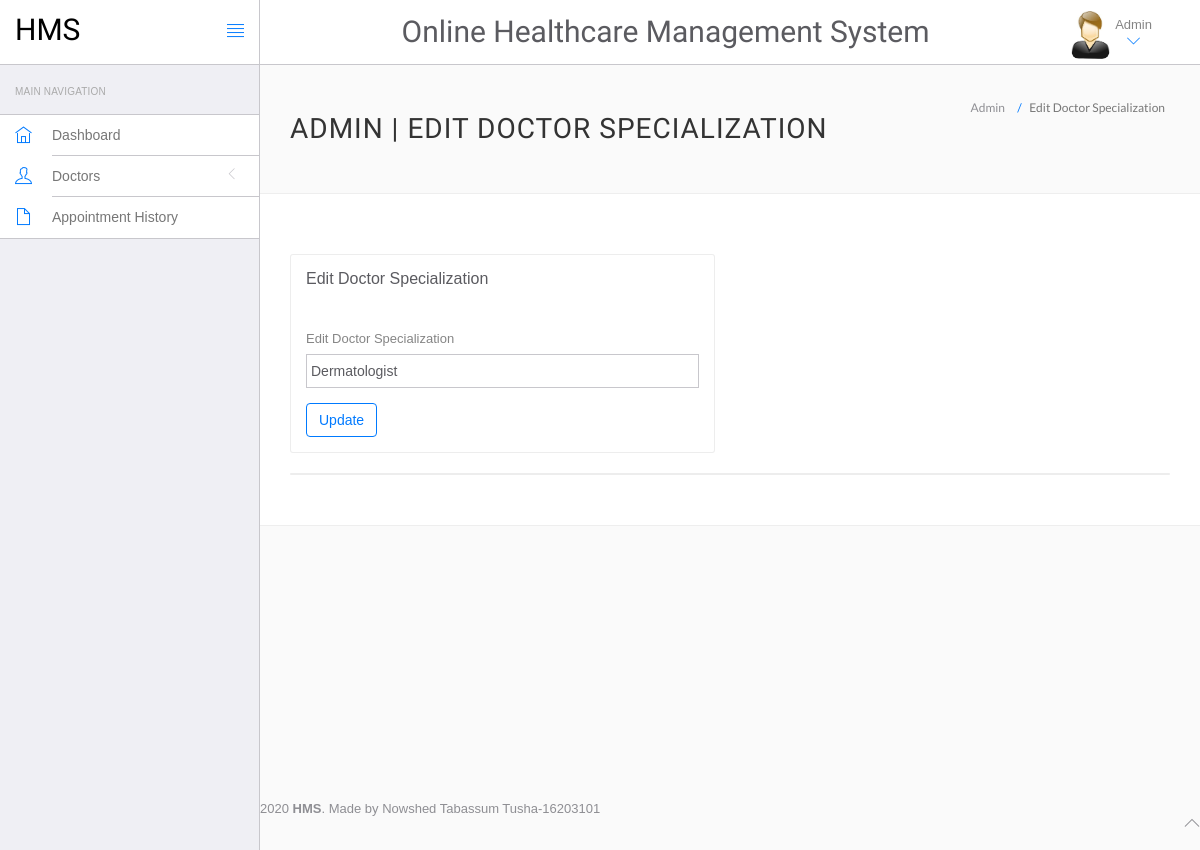
The app's page /hms/admin/edit-doctor-specialization.php?id=3 (signed in), older data.
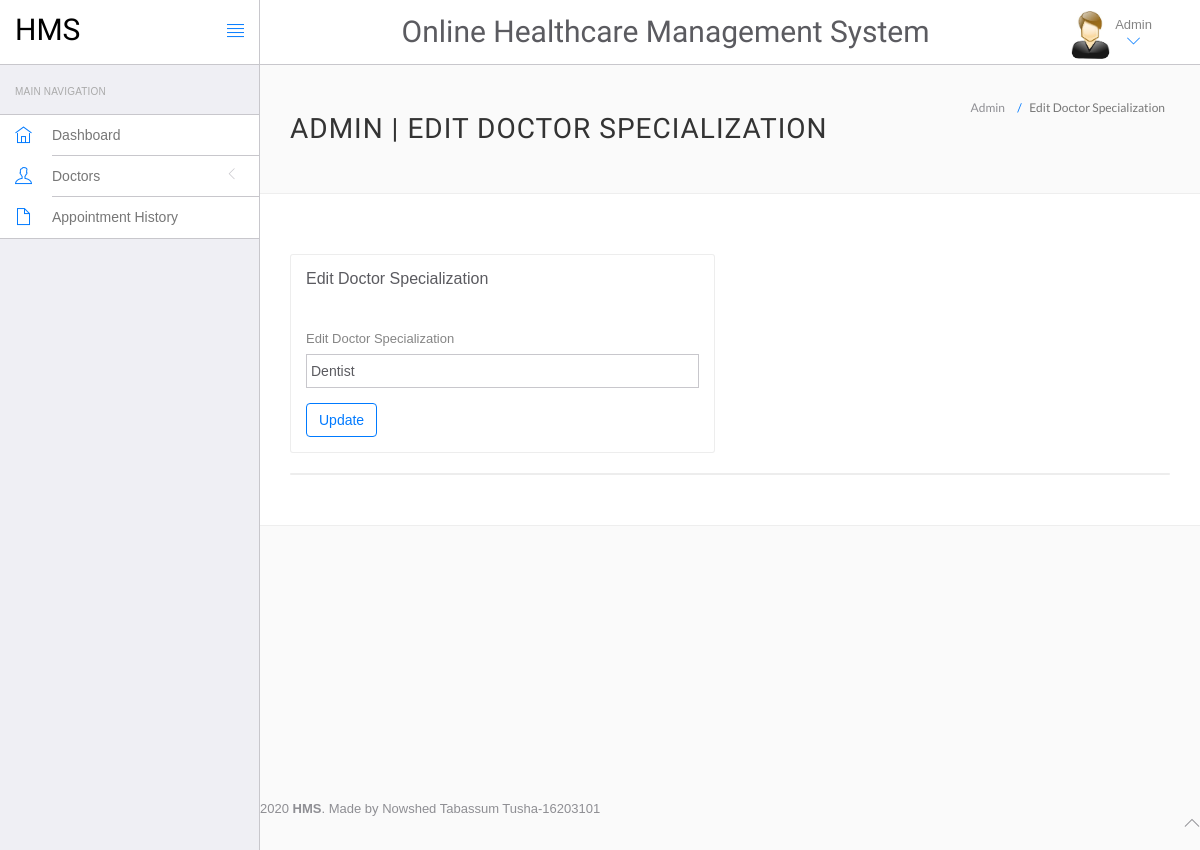
The same page, newer data.
### tables this page shows
CREATE TABLE `doctorspecilization` (
  `id` int(11) NOT NULL,
  `specilization` varchar(255) DEFAULT NULL,
  `creationDate` timestamp NULL DEFAULT current_timestamp(),
  `updationDate` timestamp NULL DEFAULT NULL ON UPDATE current_timestamp()
);

### hms/admin/edit-doctor-specialization.php (the view, shortened to what this page needs)
<?php
include('include/config.php');
?>
<!DOCTYPE html>
<html lang="en">
	<head>
		<link rel="stylesheet" href="vendor/bootstrap/css/bootstrap.min.css">
		<link rel="stylesheet" href="vendor/fontawesome/css/font-awesome.min.css">
		<link rel="stylesheet" href="vendor/themify-icons/themify-icons.min.css">
		<link href="vendor/animate.css/animate.min.css" rel="stylesheet" media="screen">
		<link href="vendor/perfect-scrollbar/perfect-scrollbar.min.css" rel="stylesheet" media="screen">
		<link href="vendor/switchery/switchery.min.css" rel="stylesheet" media="screen">
		<link href="vendor/bootstrap-touchspin/jquery.bootstrap-touchspin.min.css" rel="stylesheet" media="screen">
		<link href="vendor/select2/select2.min.css" rel="stylesheet" media="screen">
		<link href="vendor/bootstrap-datepicker/bootstrap-datepicker3.standalone.min.css" rel="stylesheet" media="screen">
		<link href="vendor/bootstrap-timepicker/bootstrap-timepicker.min.css" rel="stylesheet" media="screen">
		<link rel="stylesheet" href="assets/css/styles.css">
		<link rel="stylesheet" href="assets/css/plugins.css">
		<link rel="stylesheet" href="assets/css/themes/theme-1.css" id="skin_color" />
	</head>
	<body>
		<div id="app">
<?php include('include/sidebar.php');?>
			<div class="app-content">
						<?php include('include/header.php');?>
				<div class="main-content" >
					<div class="wrap-content container" id="container">
						<section id="page-title">
							<div class="row">
								<div class="col-sm-8">
									<h1 class="mainTitle">Admin | Edit Doctor Specialization</h1>
																	</div>
								<ol class="breadcrumb">
									<li>
										<span>Admin</span>
									</li>
									<li class="active">
										<span>Edit Doctor Specialization</span>
									</li>
								</ol>
							</div>
						</section>
						<div class="container-fluid container-fullw bg-white">
							<div class="row">
								<div class="col-md-12">
									<div class="row margin-top-30">
										<div class="col-lg-6 col-md-12">
											<div class="panel panel-white">
												<div class="panel-heading">
													<h5 class="panel-title">Edit Doctor Specialization</h5>
												</div>
												<div class="panel-body">
													<form role="form" name="dcotorspcl" method="post" >
														<div class="form-group">
															<label for="exampleInputEmail1">
																Edit Doctor Specialization
															</label>
	<?php
$id=intval($_GET['id']);
	$sql=mysqli_query($con,"select * from doctorSpecilization where id='$id'");
while($row=mysqli_fetch_array($sql))
{
	?>		<input type="text" name="doctorspecilization" class="form-control" value="<?php echo $row['specilization'];?>" >
	<?php } ?>
														</div>
														<button type="submit" name="submit" class="btn btn-o btn-primary">
															Update
														</button>
													</form>
												</div>
											</div>
										</div>
											</div>
										</div>
									<div class="col-lg-12 col-md-12">
											<div class="panel panel-white">
											</div>
										</div>
									</div>
								</div>
							</div>
						</div>
					</div>
				</div>
	<?php include('include/footer.php');?>
	</body>
</html>

Row changes from the older to the newer data that the page shows:
changed doctorspecilization: doctorspecilization "Dermatologist" → "Dentist"
